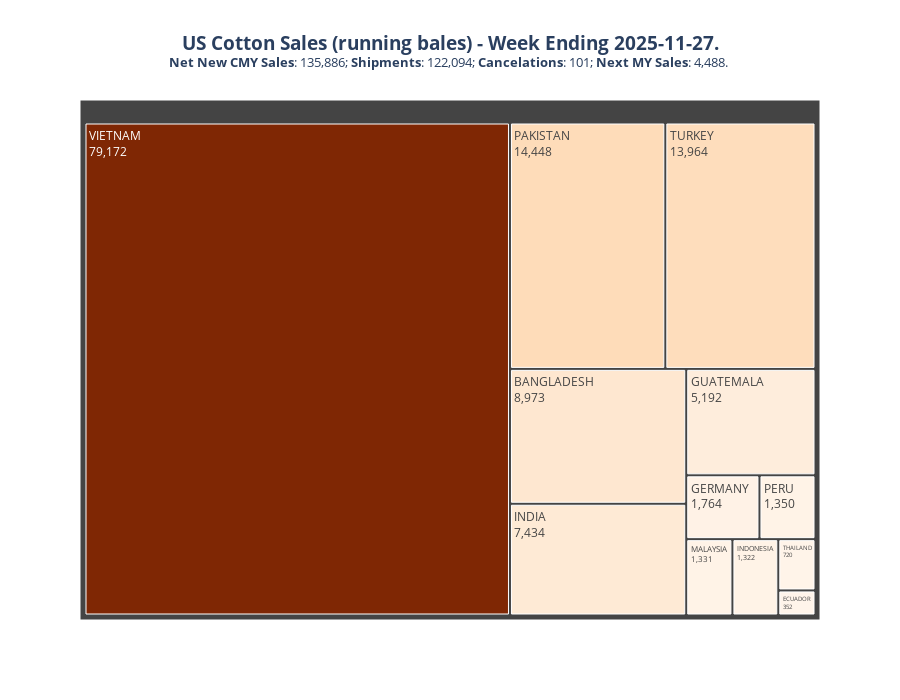

Notebook code cell kept with this figure:
### Markdown cell above
# Export Sales Treemap

### Code cell
fig = px.treemap(last_week, path=["countryDescription"], values="currentMYNetSales",
                 color= "currentMYNetSales",
                 color_continuous_scale="Oranges",
                 title=f"<b>US Cotton Sales (running bales) - Week Ending {latest_formated}.</b><br>"
                 f"<sup><b>Net New CMY Sales</b>: {net_new_sales};" 
                 f"<b> Shipments</b>: {week_shipments};"
                 f"<b> Cancelations</b>: {cancel};"
                 f"<b> Next MY Sales</b>: {NMY_net_new_sales}. </sup>")
fig.update_layout(width=900, height=700,
                  title_font=dict(size=19),
                  title_x=0.5)
fig.update_traces(texttemplate="%{label}<br>%{value:,.0f}")
fig.update_coloraxes(showscale=False)

### Figure 1 — Plotly figure (JSON) as saved in the notebook; plotly's stock layout.template omitted (floating-point values rounded to 4 significant figures)
{"data": [{"branchvalues": "total", "customdata": [[NaN], [5192.0], [-5.0], [-42.0], [NaN], [NaN], [NaN], [NaN], [352.0], [1350.0], [NaN], [NaN], [1764.0], [NaN], [NaN], [13960.0], [NaN], [7434.0], [14450.0], [8973.0], [720.0], [79170.0], [1331.0], [NaN], [1322.0], [NaN], [NaN], [NaN], [NaN], [NaN], [NaN], [-89.0], [NaN], [NaN], [NaN], [NaN], [NaN]], "domain": {"x": [0, 1], "y": [0, 1]}, "hovertemplate": "labels=%{label}<br>currentMYNetSales_sum=%{value}<br>parent=%{parent}<br>id=%{id}<br>currentMYNetSales=%{color}<extra></extra>", "ids": ["MEXICO", "GUATEMALA", "EL SALVADOR", "HONDURAS", "NICARAGUA", "COSTA RICA", "COLOMBIA", "VENEZUELA", "ECUADOR", "PERU", "BRAZIL", "BELGIUM-LUXEMBOURG", "GERMANY", "PORTUGAL", "ITALY", "TURKEY", "UNITED ARAB EMIRATES", "INDIA", "PAKISTAN", "BANGLADESH", "THAILAND", "VIETNAM", "MALAYSIA", "SINGAPORE", "INDONESIA", "PHILIPPINES", "MACAU", "CHINA", "S. KOREA", "HONG KONG", "TAIWAN", "JAPAN", "ALGERIA", "EGYPT", "ETHIOPIA", "DJIBOUTI AFARS-ISSAS", "UNKNOWN"], "labels": ["MEXICO", "GUATEMALA", "EL SALVADOR", "HONDURAS", "NICARAGUA", "COSTA RICA", "COLOMBIA", "VENEZUELA", "ECUADOR", "PERU", "BRAZIL", "BELGIUM-LUXEMBOURG", "GERMANY", "PORTUGAL", "ITALY", "TURKEY", "UNITED ARAB EMIRATES", "INDIA", "PAKISTAN", "BANGLADESH", "THAILAND", "VIETNAM", "MALAYSIA", "SINGAPORE", "INDONESIA", "PHILIPPINES", "MACAU", "CHINA", "S. KOREA", "HONG KONG", "TAIWAN", "JAPAN", "ALGERIA", "EGYPT", "ETHIOPIA", "DJIBOUTI AFARS-ISSAS", "UNKNOWN"], "marker": {"coloraxis": "coloraxis", "colors": [NaN, 5192.0, -5.0, -42.0, NaN, NaN, NaN, NaN, 352.0, 1350.0, NaN, NaN, 1764.0, NaN, NaN, 13960.0, NaN, 7434.0, 14450.0, 8973.0, 720.0, 79170.0, 1331.0, NaN, 1322.0, NaN, NaN, NaN, NaN, NaN, NaN, -89.0, NaN, NaN, NaN, NaN, NaN]}, "name": "", "parents": ["", "", "", "", "", "", "", "", "", "", "", "", "", "", "", "", "", "", "", "", "", "", "", "", "", "", "", "", "", "", "", "", "", "", "", "", ""], "texttemplate": "%{label}<br>%{value:,.0f}", "type": "treemap", "values": [0.0, 5192.0, -5.0, -42.0, 0.0, 0.0, 0.0, 0.0, 352.0, 1350.0, 0.0, 0.0, 1764.0, 0.0, 0.0, 13960.0, 0.0, 7434.0, 14450.0, 8973.0, 720.0, 79170.0, 1331.0, 0.0, 1322.0, 0.0, 0.0, 0.0, 0.0, 0.0, 0.0, -89.0, 0.0, 0.0, 0.0, 0.0, 0.0]}], "layout": {"coloraxis": {"colorbar": {"title": {"text": "currentMYNetSales"}}, "colorscale": [[0, "rgb(255,245,235)"], [0.125, "rgb(254,230,206)"], [0.25, "rgb(253,208,162)"], [0.375, "rgb(253,174,107)"], [0.5, "rgb(253,141,60)"], [0.625, "rgb(241,105,19)"], [0.75, "rgb(217,72,1)"], [0.875, "rgb(166,54,3)"], [1, "rgb(127,39,4)"]], "showscale": false}, "height": 700, "legend": {"tracegroupgap": 0}, "title": {"font": {"size": 19}, "text": "<b>US Cotton Sales (running bales) - Week Ending 2025-11-27.</b><br><sup><b>Net New CMY Sales</b>: 135,886;<b> Shipments</b>: 122,094;<b> Cancelations</b>: 101;<b> Next MY Sales</b>: 4,488. </sup>", "x": 0.5}, "width": 900}}
